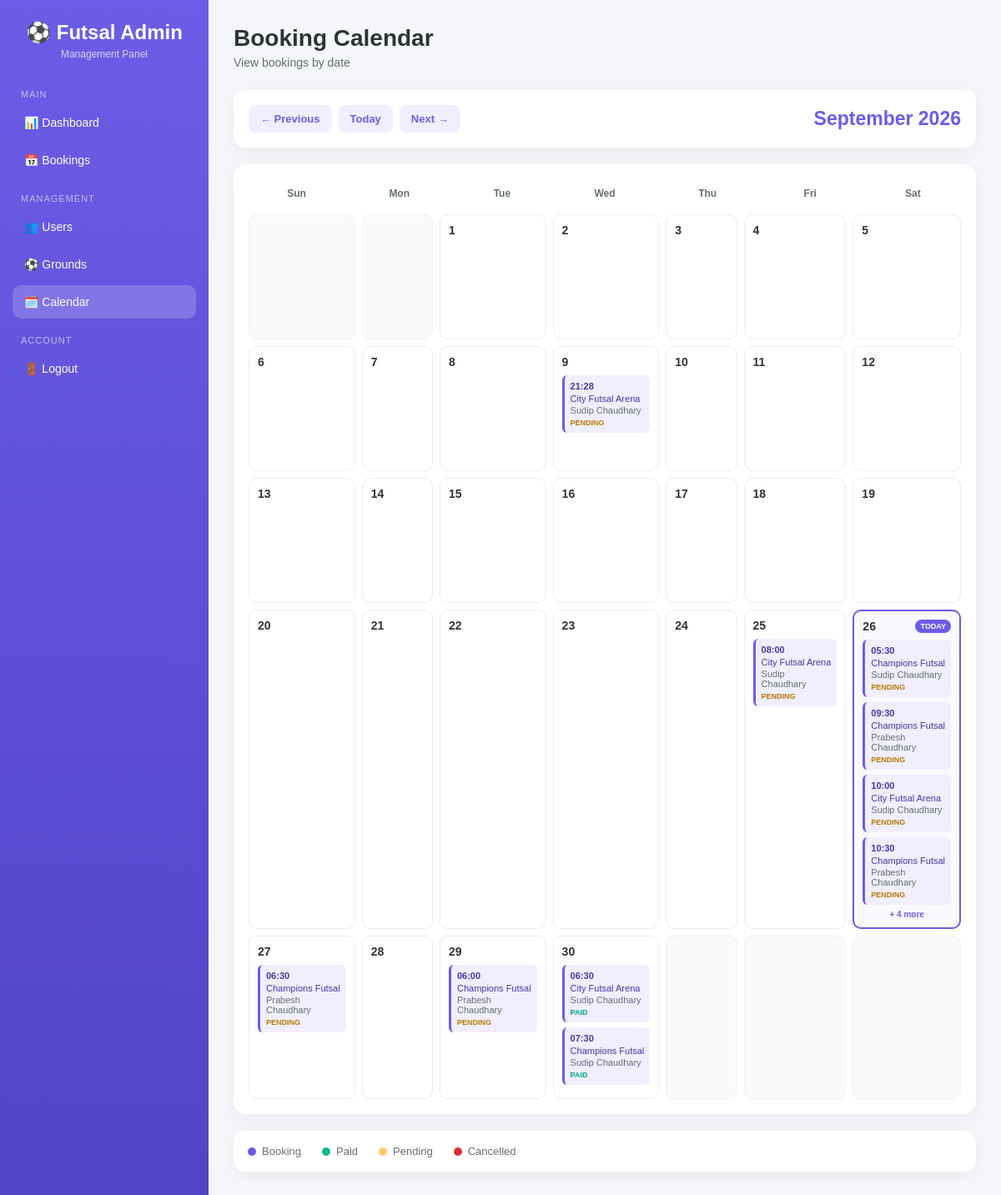
/admin/calendar (signed in), run on the app's committed database.
### tables this page shows
CREATE TABLE bookings (
            id INTEGER PRIMARY KEY AUTOINCREMENT,
            user_id INTEGER NOT NULL,
            ground_id INTEGER NOT NULL,
            booking_date TEXT NOT NULL,
            booking_time TEXT NOT NULL,
            created_at TIMESTAMP DEFAULT CURRENT_TIMESTAMP, status TEXT
            DEFAULT 'confirmed', duration REAL
            DEFAULT 1, payment_status TEXT

            DEFAULT 'pending', payment_method TEXT

            DEFAULT 'cash', payment_reference TEXT, paid_at TIMESTAMP, transaction_uuid
            TEXT, esewa_transaction_code
            TEXT, esewa_product_code
            TEXT, esewa_amount
            REAL, esewa_verified_at
            TIMESTAMP,

            FOREIGN KEY (user_id) REFERENCES users(id),
            FOREIGN KEY (ground_id) REFERENCES grounds(id),

            UNIQUE(ground_id, booking_date, booking_time)
        );

CREATE TABLE grounds (
            id INTEGER PRIMARY KEY AUTOINCREMENT,
            name TEXT NOT NULL,
            location TEXT NOT NULL,
            price INTEGER NOT NULL,
            contact TEXT,
            opening_time TEXT,
            closing_time TEXT,
            description TEXT,
            image TEXT
        );

CREATE TABLE users (
            id INTEGER PRIMARY KEY AUTOINCREMENT,
            name TEXT NOT NULL,
            email TEXT UNIQUE NOT NULL,
            password TEXT NOT NULL
        , is_admin INTEGER
            DEFAULT 0);

### app.py (the view)
@app.route("/admin/calendar")
@admin_required
def admin_calendar():
    today = date.today()
    month = request.args.get("month", type=int)
    year = request.args.get("year", type=int)
    if month is None or month < 1 or month > 12:
        month = today.month
    if year is None or year < 1:
        year = today.year
    if month == 1:
        previous_month = 12
        previous_year = year - 1
    else:
        previous_month = month - 1
        previous_year = year
    if month == 12:
        next_month = 1
        next_year = year + 1
    else:
        next_month = month + 1
        next_year = year
    first_day = date(year, month, 1)
    if month == 12:
        first_day_next_month = date(year + 1, 1, 1)
    else:
        first_day_next_month = date(year, month + 1, 1)
    last_day = first_day_next_month - timedelta(days=1)
    conn = get_db()
    bookings = conn.execute(
        """
        SELECT
            bookings.*,
            users.id AS user_id,
            users.name AS user_name,
            users.email AS user_email,
            grounds.id AS ground_id,
            grounds.name AS ground_name,
            grounds.location AS ground_location,
            grounds.price AS ground_price,
            grounds.price AS price,
            grounds.contact AS ground_contact
        FROM bookings
        JOIN users
            ON bookings.user_id = users.id
        JOIN grounds
            ON bookings.ground_id = grounds.id
        WHERE bookings.booking_date >= ?
          AND bookings.booking_date <= ?
        ORDER BY
            bookings.booking_date ASC,
            bookings.booking_time ASC,
            bookings.id ASC
        """,
        (
            first_day.isoformat(),
            last_day.isoformat()
        )
    ).fetchall()
    conn.close()
    bookings_by_date = {}
    for booking in bookings:
        booking_date = booking["booking_date"]
        if booking_date not in bookings_by_date:
            bookings_by_date[booking_date] = []
        bookings_by_date[booking_date].append(booking)
    calendar_days = []
    first_weekday = (first_day.weekday() + 1) % 7
    for _ in range(first_weekday):
        calendar_days.append({
            "day": "",
            "date": "",
            "is_today": False,
            "bookings": [],
            "booking_count": 0
        })
    current_day = first_day
    while current_day <= last_day:
        date_string = current_day.isoformat()
        day_bookings = bookings_by_date.get(
            date_string,
            []
        )
        calendar_days.append({
            "day": current_day.day,
            "date": date_string,
            "is_today": current_day == today,
            "bookings": day_bookings,
            "booking_count": len(day_bookings)
        })
        current_day += timedelta(days=1)
    while len(calendar_days) % 7 != 0:
        calendar_days.append({
            "day": "",
            "date": "",
            "is_today": False,
            "bookings": [],
            "booking_count": 0
        })
    return render_template(
        "admin/calendar.html",
        calendar_days=calendar_days,
        bookings=bookings,
        month=month,
        year=year,
        month_name=first_day.strftime("%B"),
        calendar_year=year,
        previous_month=previous_month,
        previous_year=previous_year,
        next_month=next_month,
        next_year=next_year
    )

### templates/admin/calendar.html (shortened to what this page needs)
<!DOCTYPE html>
<html lang="en">
<head>
</head>
<body>
<div class="layout">
    <aside class="sidebar">
        <div class="logo">
            ⚽ Futsal Admin
            <span>
                Management Panel
            </span>
        </div>
        <div class="menu-title">
            Main
        </div>
        <a
            href="{{ url_for('admin_dashboard') }}"
            class="nav-link"
        >
            📊 Dashboard
        </a>
        <a
            href="{{ url_for('admin_bookings') }}"
            class="nav-link"
        >
            📅 Bookings
        </a>
        <div class="menu-title">
            Management
        </div>
        <a
            href="{{ url_for('admin_users') }}"
            class="nav-link"
        >
            👥 Users
        </a>
        <a
            href="{{ url_for('admin_grounds') }}"
            class="nav-link"
        >
            ⚽ Grounds
        </a>
        <a
            href="{{ url_for('admin_calendar') }}"
            class="nav-link active"
        >
            🗓️ Calendar
        </a>
        <div class="menu-title">
            Account
        </div>
        <a
            href="{{ url_for('admin_logout') }}"
            class="nav-link"
        >
            🚪 Logout
        </a>
    </aside>
    <main class="main">
        <div class="topbar">
            <div>
                <h1>
                    Booking Calendar
                </h1>
                <p
                    style="
                    color:#636e72;
                    margin-top:5px;
                    font-size:14px;
                    "
                >
                    View bookings by date
                </p>
            </div>
        </div>
        <div class="calendar-navigation">
            <div class="calendar-buttons">
                <a
                    href="{{ url_for(
                        'admin_calendar',
                        year=previous_year,
                        month=previous_month
                    ) }}"
                    class="calendar-btn"
                >
                    ← Previous
                </a>
                <a
                    href="{{ url_for(
                        'admin_calendar'
                    ) }}"
                    class="calendar-btn"
                >
                    Today
                </a>
                <a
                    href="{{ url_for(
                        'admin_calendar',
                        year=next_year,
                        month=next_month
                    ) }}"
                    class="calendar-btn"
                >
                    Next →
                </a>
            </div>
            <div class="month-title">
                {{ month_name }}
                {{ calendar_year }}
            </div>
        </div>
        <div class="calendar">
            <div class="weekdays">
                <div class="weekday">
                    Sun
                </div>
                <div class="weekday">
                    Mon
                </div>
                <div class="weekday">
                    Tue
                </div>
                <div class="weekday">
                    Wed
                </div>
                <div class="weekday">
                    Thu
                </div>
                <div class="weekday">
                    Fri
                </div>
                <div class="weekday">
                    Sat
                </div>
            </div>
            <div class="days">
                {% for day in calendar_days %}
                    {% if day['date'] == '' %}
                        <div
                            class="
                                day
                                empty-day
                            "
                        ></div>
                    {% else %}
                        <div
                            class="
                                day
                                {% if day.get('is_today') %}
                                    today
                                {% endif %}
                            "
                        >
                            <div class="day-number">
                                <span>
                                    {{ day['day'] }}
                                </span>
                                {% if day.get('is_today') %}
                                    <span
                                        class="today-label"
                                    >
                                        TODAY
                                    </span>
                                {% endif %}
                            </div>
                            {% for booking in day['bookings'][:4] %}
                                <a
                                    href="{{
                                        url_for(
                                            'admin_booking_details',
                                            booking_id=booking['id']
                                        )
                                    }}"
                                    class="booking"
                                >
                                    <div
                                        class="booking-time"
                                    >
                                        {{ booking['booking_time'] }}
                                    </div>
                                    <div
                                        class="booking-ground"
                                    >
                                        {{
                                            booking['ground_name']
                                            or
                                            'Ground'
                                        }}
                                    </div>
                                    <div
                                        class="booking-user"
                                    >
                                        {{
                                            booking['user_name']
                                            or
                                            'Customer'
                                        }}
                                    </div>
                                    {% set status =
                                        booking['payment_status']
                                        or
                                        booking['status']
                                        or
                                        'pending'
                                    %}
                                    <div
                                        class="
                                            booking-status
                                            {% if status == 'paid' %}
                                                status-paid
                                            {% elif status == 'cancelled' %}
                                                status-cancelled
                                            {% else %}
                                                status-pending
                                            {% endif %}
                                        "
                                    >
                                        {{ status }}
                                    </div>
                                </a>
                            {% endfor %}
                            {% if day['bookings']|length > 4 %}
                                <div class="more">
                                    + {{
                                        day['bookings']|length - 4
                                    }}
                                    more
                                </div>
                            {% endif %}
                        </div>
                    {% endif %}
                {% endfor %}
            </div>
        </div>
        <div class="legend">
            <div class="legend-item">
                <span
                    class="dot dot-purple"
                ></span>
                Booking
            </div>
            <div class="legend-item">
                <span
                    class="dot dot-green"
                ></span>
                Paid
            </div>
            <div class="legend-item">
                <span
                    class="dot dot-yellow"
                ></span>
                Pending
            </div>
            <div class="legend-item">
                <span
                    class="dot dot-red"
                ></span>
                Cancelled
            </div>
        </div>
    </main>
</div>
</body>
</html>

### data on the page
bookings: booking_time "21:28", name "City Futsal Arena", name "Sudip Chaudhary", payment_status "PENDING"
bookings: booking_time "08:00", name "City Futsal Arena", name "Sudip Chaudhary", payment_status "PENDING"
bookings: booking_time "05:30", name "Champions Futsal", name "Sudip Chaudhary", payment_status "PENDING"
bookings: booking_time "09:30", name "Champions Futsal", name "Prabesh Chaudhary", payment_status "PENDING"
bookings: booking_time "10:00", name "City Futsal Arena", name "Sudip Chaudhary", payment_status "PENDING"
bookings: booking_time "10:30", name "Champions Futsal", name "Prabesh Chaudhary", payment_status "PENDING"
bookings: booking_time "06:30", name "Champions Futsal", name "Prabesh Chaudhary", payment_status "PENDING"
bookings: booking_time "06:00", name "Champions Futsal", name "Prabesh Chaudhary", payment_status "PENDING"
bookings: booking_time "06:30", name "City Futsal Arena", name "Sudip Chaudhary", payment_status "PAID"
bookings: booking_time "07:30", name "Champions Futsal", name "Sudip Chaudhary", payment_status "PAID"

### other printed values
{{ month_name }} "September"
{{ calendar_year }} "2026"
{{ day['day'] }} "1" "2" "3" "4" "5" "6" "7" "8" "9" "10" "11" "12" "13" "14" "15" "16" "17" "18" "19" "20" "21" "22" "23" "24" "25" "26" "27" "28" "29" "30"
{{ day['bookings']|length - 4 }} "4"
